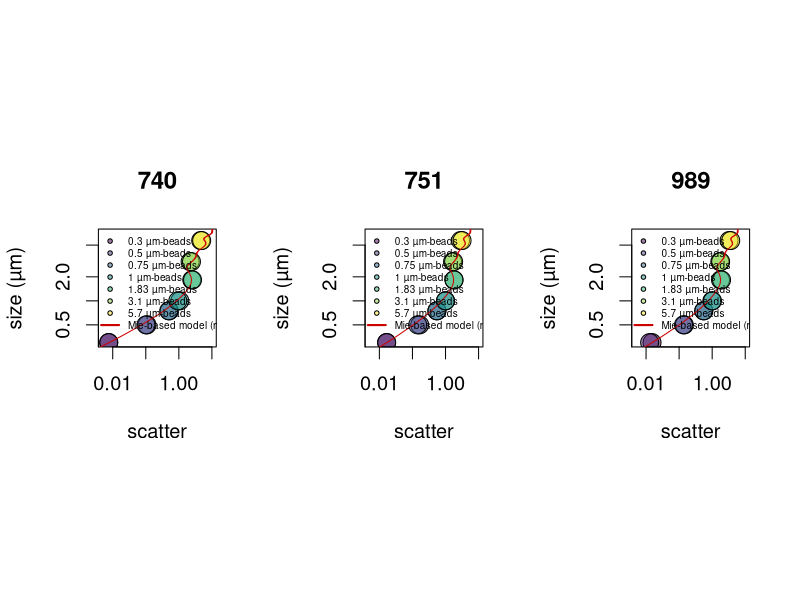

This figure's R source: (Note: this script raises an error after producing the figure.)
library(scales)
library(viridis)
path.to.git.repository <- "~/Documents/DATA/Codes/fsc-size-calibration"
setwd(path.to.git.repository)

#############################
### scatter normalization ###
#############################

beads740 <- read.csv("740-summary.csv")
beads740$fsc <- 10^((beads740$fsc.corr.high/2^16)*3.5)
id.740 <- which(beads740$size == 1) # find 1 micron beads
beads740$normalized.fsc <- beads740$fsc/mean(beads740[id.740,'fsc'])
beads740 <- beads740[order(beads740$size),]

beads989<- read.csv("989-summary.csv")
beads989$fsc <- 10^((beads989$fsc.corr.high/2^16)*3.5)
id.989 <- which(beads989$size == 1) # find 1 micron beads
beads989$normalized.fsc <- beads989$fsc/mean(beads989[id.989,'fsc'])
beads989 <- beads989[order(beads989$size),]

beads751 <- read.csv("751-summary.csv")
beads751$fsc <- 10^((beads751$fsc.corr.high/2^16)*3.5)
id.751<- which(beads751$size == 1) # find 1 micron beads
beads751$normalized.fsc <- beads751 $fsc/mean(beads751 [id.751,'fsc'])
beads751 <- beads751[order(beads751$size),]


####################
### OPTIMIZATION ###
####################
library(DEoptim)

# Mie theory fitting
# n <- c(1.35/1.3371, 1.41/1.3371) # range given in Lehmuskero et al. Progr Oceanogr 2018
mie2 <- t(read.csv("meidata-1017.csv" ,header=F)) # low
mie1 <- t(read.csv("meidata-1031.csv" ,header=F)) # fit
mie3 <- t(read.csv("meidata-1045.csv" ,header=F)) # high
mie4 <- t(read.csv("meidata-beads.csv" ,header=F)) # particle of 1 µm, index of refraction of 1.6033

# optimization routine
sigma.lsq <- function(mie, beads, params){

     c <- params[1]
     b <- params[2]
     id <- findInterval(beads$size, mie[,1])
     scatt <- (mie[id,2]/c)^b

           df <- data.frame(obs=beads$normalized.fsc, pred=scatt)
      sigma <- mean(abs(df$obs - df$pred)/df$obs,na.rm=T)
      return(sigma)

  }




##########################
#### CALIBRATION BEADS ### Mie theory optimization
##########################
png("Mie-beads-scatter.png",width=12, height=6, unit='in', res=400)

par(mfrow=c(1,3), pty='s', cex=1.2)

for(inst in c(740,751,989)){

# inst <- 740


### Optimization

if(inst == 740) beads <- beads740
if(inst == 751) beads <- beads751
if(inst == 989) beads <- beads989

f <- function(params) sigma.lsq(mie=mie4, beads=beads, params)
res <- DEoptim(f, lower=c(0,0), upper=c(10000,2), control=DEoptim.control(itermax=1000, reltol=1e-8,trace=100, steptol=100, strategy=2, parallelType=0))
print(res$optim$bestval)
params <- res$optim$bestmem # optimized 'c' and 'b' values
print(params)


### CREATE LOOKUP TABLE
d <- 0.220 #Shalapyonok et al. 2001; 0.220 (Li et al. 1992, Veldhuis et al. 2004, and more studies agreed with 220 fg C um-3)
max.scatter <- 20
min.scatter <- 0.0001

b <- params[2]
c <- params[1]
scatter <- 10^(seq(log10(min(mie1[,2]/c)), log10(max(mie3[,2]/c)),length.out=10000))

s1 <- approx((mie1[,2]/c)^b, mie1[,1], xout=scatter)
s2 <- approx((mie2[,2]/c)^b, mie2[,1], xout=scatter)
s3 <- approx((mie3[,2]/c)^b, mie3[,1], xout=scatter)
s4 <- approx((mie1[,2]/c)^b, d*(4/3*pi*(0.5*mie1[,1])^3), xout=scatter)
s5 <- approx((mie2[,2]/c)^b, d*(4/3*pi*(0.5*mie2[,1])^3), xout=scatter)
s6 <- approx((mie3[,2]/c)^b, d*(4/3*pi*(0.5*mie3[,1])^3), xout=scatter)

		if(inst == 740){mie_740 <- data.frame(cbind(scatter=s1$x,
                                                  diam_740_mid=s1$y,diam_740_upr=s2$y,diam_740_lwr = s3$y,
                                                  Qc_740_mid=s4$y, Qc_740_upr=s5$y, Qc_740_lwr=s6$y))
                      	mie_740 <- subset(mie_740, scatter >= min.scatter & scatter <= max.scatter)
                     	}

        if(inst == 751){mie_751 <- data.frame(cbind(scatter=s1$x,
                                                  diam_751_mid=s1$y,diam_751_upr=s2$y,diam_751_lwr = s3$y,
                                                  Qc_751_mid=s4$y, Qc_751_upr=s5$y, Qc_751_lwr=s6$y))
                      	mie_751 <- subset(mie_751, scatter >= min.scatter & scatter <= max.scatter)
                      	}
	    if(inst == 989){mie_989 <- data.frame(cbind(scatter=s1$x,
                                                  diam_989_mid=s1$y,diam_989_upr=s2$y,diam_989_lwr = s3$y,
                                                  Qc_989_mid=s4$y, Qc_989_upr=s5$y, Qc_989_lwr=s6$y))
                      	mie_989 <- subset(mie_989, scatter >= min.scatter & scatter <= max.scatter)
						}



### PLOT Observartions vs Predicted cell size
plot(beads$normalized.fsc, beads$size,log='xy', xaxt='n',main=paste(inst), xlim=c(0.005,10), ylim=c(0.3,7), bg=alpha(viridis(nrow(beads)),0.5),cex=2, pch=21, xlab="scatter", ylab="size (µm)")
axis(1, at=c(0.01, 0.1, 1,10))
lines((mie4[,2]/params[1])^params[2], mie4[,1], col='red3')
legend("topleft",cex=0.5, legend=c(paste(unique(beads$size), 'µm-beads'), "Mie-based model (n = 1.6)"), bty='n', pch=c(rep(21,nrow(beads)/2), NA), lwd=c(rep(NA,nrow(beads)/2), 2),col=c(rep(1,nrow(beads)/2),'red3'), pt.bg=alpha(c(viridis(nrow(beads)/2), 'red3'),0.5))

}
dev.off()



mie <- data.frame(cbind(mie_740, mie_751[,-1], mie_989[,-1]))

write.csv(mie, "calibrated-mie.csv", row.names=F, quote=F)





#####################
### PHYTOPLANKTON ### validation
#####################


### SIZE
culture <- read.csv("scatter_calibration.csv")
culture$norm.fsc <- culture$fsc / culture$fsc.beads
culture$norm.fsc.sd <- culture$fsc.sd / culture$fsc.beads
culture$volume <- 4/3 * pi * (culture$diameter/2)^3
culture$volume.sd <- culture$volume * culture$diameter.sd/culture$diameter

culture2 <- aggregate(culture, by=list(culture$species), FUN=mean)
culture2 <- subset(culture2, Group.1 !="Phaeodactylum tricornutum") # remove non-spherical cells
culture2 <- culture2[order(culture2$norm.fsc),]

mie <- read.csv("calibrated-mie.csv")
inst <- 740


png("Size-scatter.png",width=6, height=6, unit='in', res=200)

  par(mfrow=c(1,1), pty='s',cex=1.2)
  plot(culture2$norm.fsc, culture2$diameter, log='xy', pch=NA,ylab=substitute(paste("Cell diameter (",mu,"m)")), xlab="Normalized scatter (dimensionless)",cex=2, xaxt='n', yaxt='n', xlim=c(0.002,10), ylim=c(0.5,20), main=paste(inst))
  with(culture2, arrows(norm.fsc, diameter-culture2$diameter.sd, norm.fsc, diameter + culture2$diameter.sd,  code = 3, length=0, col='grey',lwd=2))
  with(culture2, arrows(norm.fsc-norm.fsc.sd, diameter, norm.fsc+norm.fsc.sd, diameter,  code = 3, length=0,col='grey',lwd=2))
  lines(mie$scatter, mie[,paste0("diam_",inst,"_mid")], col='red3', lwd=2)
  lines(mie$scatter, mie[,paste0("diam_",inst,"_upr")], col='grey', lwd=2)
  lines(mie$scatter, mie[,paste0("diam_",inst,"_lwr")], col='grey', lwd=2)
  axis(1, at=c(0.002,0.005,0.01,0.02,0.05,0.1,0.2,0.5,1,2,5))
  axis(2, at=c(0.1,0.2,0.5,1,2,5,10,20),las=1)
  points(culture2$norm.fsc, culture2$diameter, bg=alpha(viridis(nrow(culture2)),0.5), pch=21,cex=2)
  legend("topleft",legend=c(as.vector(culture2$Group.1), "Mie-based model (n = 1.031 +/- 0.014)"), cex=0.5, pch=c(rep(21,nrow(culture2)),NA), lwd=c(rep(NA,nrow(culture2)),2), bty='n',
            pt.bg=alpha(viridis(nrow(culture2)),0.5), col=c(rep(1,nrow(culture2)),'red3'), text.font=c(rep(3,nrow(culture2)),1))

dev.off()
